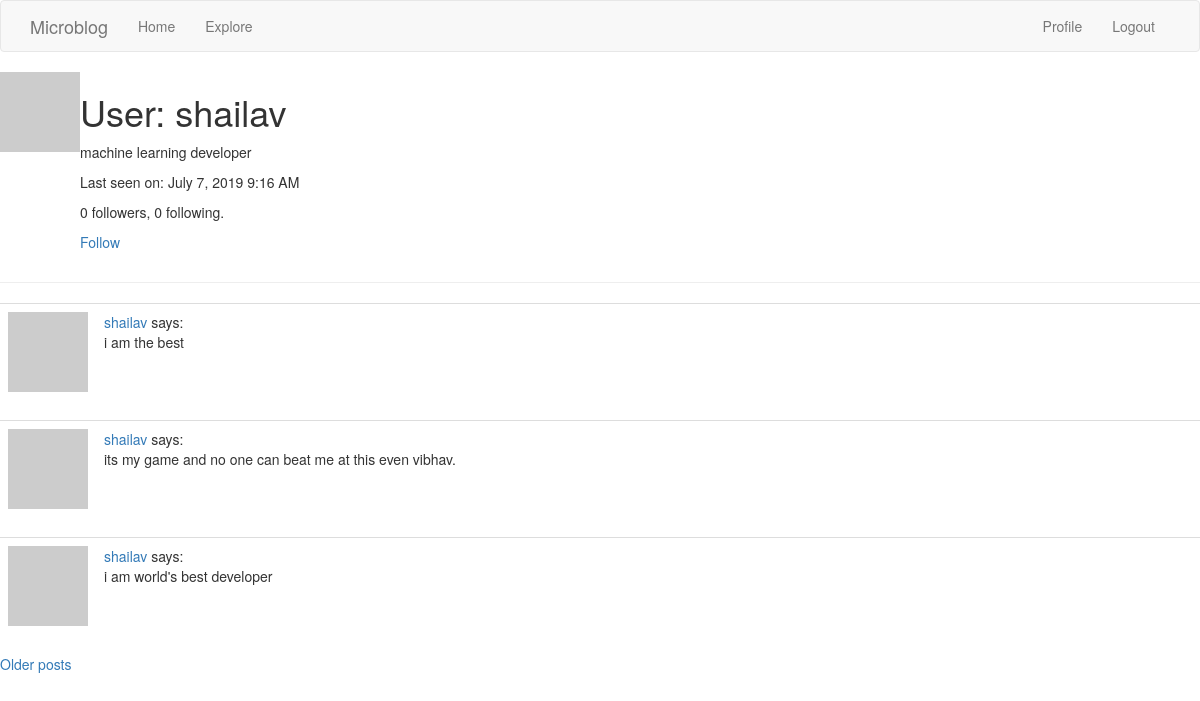
Page /user/shailav (signed in) on the committed database.
### app/models.py (models this page shows, shortened)
class User(UserMixin, db.Model):
    id = db.Column(db.Integer, primary_key=True)
    username = db.Column(db.String(64), index=True, unique=True)
    email = db.Column(db.String(120), index=True, unique=True)
    password_hash = db.Column(db.String(128))
    posts = db.relationship('Post', backref='author', lazy='dynamic')
    about_me = db.Column(db.String(140))
    last_seen = db.Column(db.DateTime, default=datetime.utcnow)
    followed = db.relationship('User', secondary=followers, primaryjoin=(followers.c.follower_id == id), secondaryjoin=(followers.c.followed_id == id), backref=db.backref('followers', lazy='dynamic'), lazy='dynamic')
    def is_following(self, user):
        return self.followed.filter(followers.c.followed_id == user.id).count() > 0
    def avatar(self, size):
        digest = md5(self.email.lower().encode('utf-8')).hexdigest()
        return 'https://www.gravatar.com/avatar/{}?d=identicon&s={}'.format(
            digest, size)

class Post(db.Model):
    id = db.Column(db.Integer, primary_key=True)
    body = db.Column(db.String(140))
    timestamp = db.Column(db.DateTime, index=True, default=datetime.utcnow)
    user_id = db.Column(db.Integer, db.ForeignKey('user.id'))
    language = db.Column(db.String(5))

### app/routes.py (the view)
@App.route('/user/<username>')
@login_required
def user(username):
    user = User.query.filter_by(username=username).first_or_404()
    page = request.args.get('page', 1, type=int)
    posts = user.posts.order_by(Post.timestamp.desc()).paginate(
    page, App.config['POSTS_PER_PAGE'], False)
    next_url = url_for('index', username=user.username , page=posts.next_num) if posts.has_next else None
    prev_url = url_for('index', username=user.username, page=posts.prev_num) if posts.has_prev else None
    return render_template('user.html', user=user, posts=posts.items, next_url=next_url, prev_url=prev_url)

### app/models.py (called while the page is built)
@login.user_loader
def load_user(id):
    return User.query.get(int(id))

### app/routes.py (called while the page is built)
@App.before_request
def before_request():
    if current_user.is_authenticated:
        current_user.last_seen = datetime.utcnow()
        db.session.commit()

### app/templates/user.html (shortened to what this page needs)
{% extends "base.html" %}
{% block content %}
	<table>
		<tr valign="top">
			<td><img src="{{ user.avatar(128) }}"></td>
			<td>
			 <h1>User: {{ user.username }}</h1>
        {% if user.about_me %}<p>{{ user.about_me }}</p>{% endif %}
        {% if user.last_seen %}<p>Last seen on: {{ moment(user.last_seen).format('LLL') }}</p>{% endif %}
        <p>{{ user.followers.count() }} followers, {{ user.followed.count() }} following.</p>
        {% if user == current_user %}
        <p><a href="{{ url_for('edit_profile') }}">Edit your profile</a></p>
        {% elif not current_user.is_following(user) %}
        <p><a href="{{ url_for('follow', username=user.username) }}">Follow</a></p>
        {% else %}
        <p><a href="{{ url_for('unfollow', username=user.username) }}">Unfollow</a></p>
        {% endif %}
                        </td>
		</tr>
	</table>
	<hr>
	{% for post in posts %}
		{% include '_post.html' %}
	{% endfor %}
        {% if next_url %}
            <a href="{{ next_url }}">Older posts</a>
        {% endif %}
{% endblock %}

### app/templates/base.html (shortened to what this page needs)
{% extends 'bootstrap/base.html' %}
{% block navbar %}
    <nav class="navbar navbar-default">
        <div class="container">
            <div class="navbar-header">
                <a class="navbar-brand" href="{{ url_for('index') }}">Microblog</a>
            </div>
            <div class="collapse navbar-collapse" id="bs-example-navbar-collapse-1">
                <ul class="nav navbar-nav">
                    <li><a href="{{ url_for('index') }}">Home</a></li>
                    <li><a href="{{ url_for('explore') }}">Explore</a></li>
                </ul>
                <ul class="nav navbar-nav navbar-right">
                    {% if current_user.is_anonymous %}
                    <li><a href="{{ url_for('login') }}">Login</a></li>
                    {% else %}
                    <li><a href="{{ url_for('user', username=current_user.username) }}">Profile</a></li>
                    <li><a href="{{ url_for('logout') }}">Logout</a></li>
                    {% endif %}
                </ul>
            </div>
        </div>
    </nav>
{% endblock %}

### app/templates/_post.html (shortened to what this page needs)
 <table class="table table-hover">
        <tr>
            <td width="70px">
                <a href="{{ url_for('user', username=post.author.username) }}">
                    <img src="{{ post.author.avatar(70) }}" />
                </a>
            </td>
            <td>
                <a href="{{ url_for('user', username=post.author.username) }}">
                    {{ post.author.username }}
                </a>
                says:
                <br>
                {{ post.body }}
            </td>
        </tr>
    </table>

### rows in the picture
User: username "shailav", about_me "machine learning developer", last_seen "July 7, 2019 9:16 AM"
Post: author.username "shailav", body "i am the best"
Post: author.username "shailav", body "its my game and no one can beat me at this even vibhav."
Post: author.username "shailav", body "i am world's best developer"

### other values in the picture
{{ user.followers.count() }} "0"
{{ user.followed.count() }} "0"
